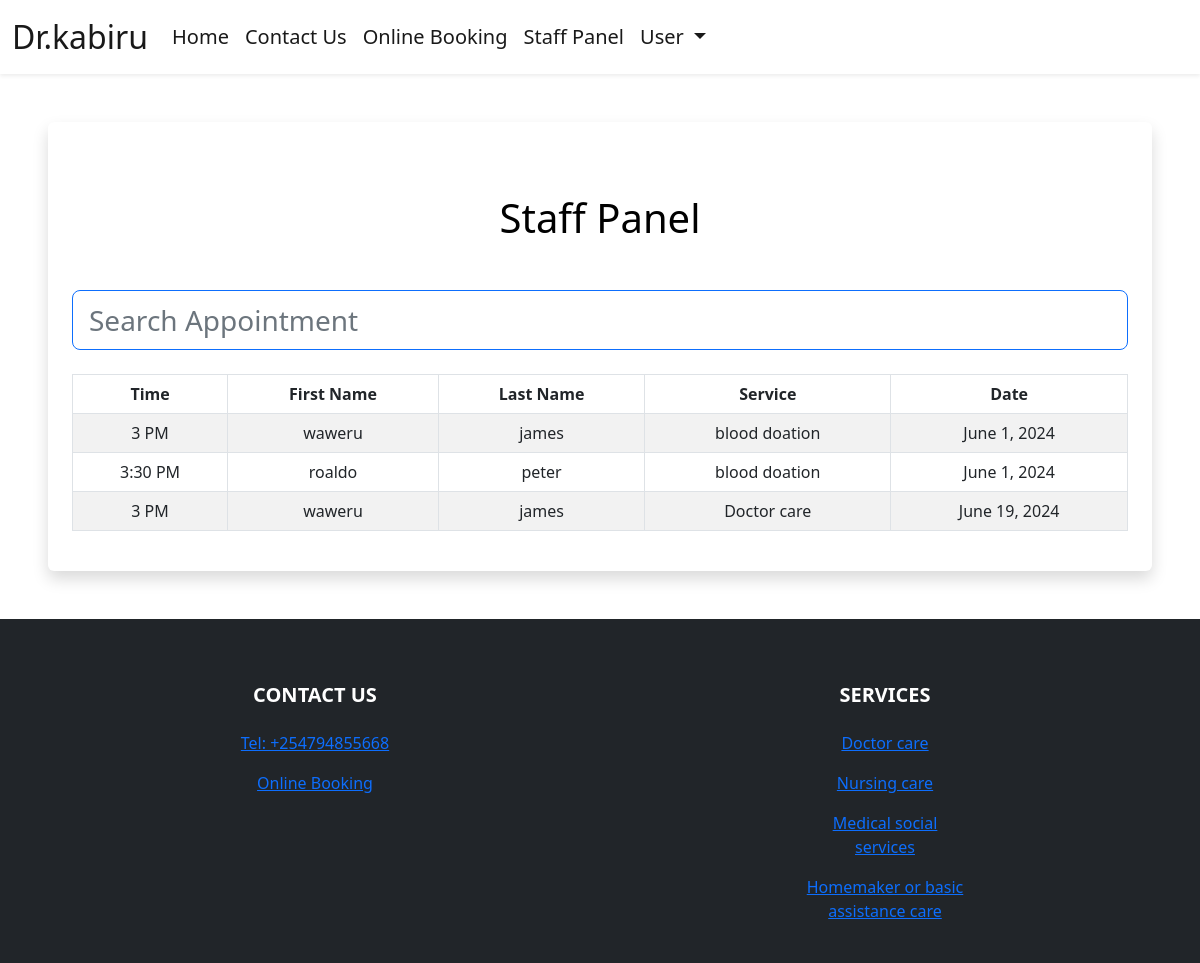
The app's page /staff-panel (signed in) with its own data.
### booking/models.py (models this page shows, shortened)
class Appointment(models.Model):
    user = models.ForeignKey(User, on_delete=models.CASCADE, null=True, blank=True)
    service = models.CharField(max_length=50, choices=SERVICE_CHOICES, default="Doctor care")
    day = models.DateField(default=datetime.now)
    time = models.CharField(max_length=10, choices=TIME_CHOICES, default="3 PM")
    time_ordered = models.DateTimeField(default=datetime.now, blank=True)

### booking/views.py (the view)
# urls.py: path('staff-panel', views.staffPanel, name='staffPanel'),
def staffPanel(request):
    today = datetime.today()
    minDate = today.strftime('%Y-%m-%d')
    deltatime = today + timedelta(days=21)
    strdeltatime = deltatime.strftime('%Y-%m-%d')
    maxDate = strdeltatime
    items = Appointment.objects.filter(day__range=[minDate, maxDate]).order_by('day', 'time')
    return render(request, 'staffPanel.html', {
        'items':items,
    })

### booking/templates/staffPanel.html (shortened to what this page needs)
{% extends 'layout.html' %}
{% load static %}
{% block body %}
{% if user.is_authenticated %}
<div class="shadow p-4 mb-5 bg-body bg-body rounded text-black  m-5 ">
    <h1 class="text-center mt-5 mb-5">Staff Panel</h1>
    <input class="form-control form-control-lg fs-3 border border-primary" id="myInput" type="text" placeholder="Search Appointment">
    <br>
    <div class="table-responsive">
      <table class="table table-bordered table-striped table-hover mx-auto">
          <thead>
            <tr>
              <th class="text-center" scope="col">Time</th>
              <th class="text-center" scope="col">First Name</th>
              <th class="text-center" scope="col">Last Name</th>
              <th class="text-center" scope="col">Service</th>
              <th class="text-center" scope="col">Date</th>
            </tr>
          </thead>
          <tbody id="myTable">
              {% for item in items %}
            <tr>
              <td class="text-center">{{item.time}}</td>
              <td class="text-center">{{item.user.first_name}}</td>
              <td class="text-center">{{item.user.last_name}}</td>
              <td class="text-center">{{item.service}}</td>
              <td class="text-center">{{item.day}}</td>
            </tr>
              {% endfor %}
          </tbody>
        </table>
      </div>
</div>
{% else %}
<div class="shadow p-4 mb-5 bg-body bg-body rounded text-black  m-5">
  <h1 class="p-2  me-3">First Sign in!</h1>
  <a href="{% url 'login' %}" class="btn btn-primary text-white">Sign in</a>
</div>
{% endif %}
{% endblock %}

### booking/templates/layout.html (shortened to what this page needs)
{% load static %}
<!doctype html>
<html lang="en">
  <head>
    <link href="https://cdn.jsdelivr.net/npm/bootstrap@5.2.1/dist/css/bootstrap.min.css" rel="stylesheet">
  </head>
  <body>
    <header>
        <nav class="navbar bg-white navbar-white navbar-expand-lg shadow-sm">
            <div class="container-fluid">
                <a class="navbar-brand  cHover cGreen fs-2" href="{% url 'index' %}">
                    Dr.kabiru
                </a>
                <div class="collapse navbar-collapse" id="navbarSupportedContent">
                    <ul class="navbar-nav mb-2 mb-lg-0  fs-5">
                        <li class="nav-item">
                            <a class="nav-link active cHover" aria-current="page" href="{% url 'index' %}">Home</a>
                        </li>
                        <li class="nav-item">
                            <a class="nav-link active cHover" href="#contact">Contact Us</a>
                        </li>
                        <li class="nav-item">
                            <a class="nav-link active cHover" href="{% url 'booking' %}">Online Booking</a>
                        </li>
                        {% if user.is_authenticated %}
                        <li class="nav-item">
                            <a class="nav-link active cHover" href="{% url 'staffPanel' %}">Staff Panel</a>
                        </li>
                        <li class="nav-item dropdown me-3 fs-5">
                            <a class="nav-link active dropdown-toggle cHover" href="#" role="button" data-bs-toggle="dropdown" aria-expanded="false">
                              User
                            </a>
                        </li>
                        {% else %}
                        <li class="nav-item me-3">
                            <a class="nav-link active cHover" href="{% url 'register' %}">Sign in/Sign Up</a>
                        </li>
                        {% endif %}
                    </ul>
                </div>
            </div>
        </nav>
    </header>
    {% block body %}
    {% endblock %}
    <footer class="bg-dark text-white">
        <div class="container-fluid pt-3">
            <section class="">
                <div class="container text-center text-md-start mt-5">
                  <div class="row mt-3 text-center">
                    <div class="col-md-2 col-lg-2 col-xl-2 mx-auto mb-4">
                        <h5 class="text-uppercase fw-bold mb-4 textGradient" id="contact">
                            Contact Us
                        </h5>
                        <p>
                            <a href="tel: +254793570464" class=""><span class="cBlue">Tel: +254794855668
                            </span></a>
                        </p>
                        <p>
                            <a class="uLine cHover" href="{% url 'booking' %}" >Online Booking</a>
                        </p>
                    </div>
                    <div class="col-md-3 col-lg-2 col-xl-2 mx-auto mb-4">
                        <h5 class="text-uppercase fw-bold mb-4 textGradient">
                            Services
                        </h5>
                        <p>
                            <a href="#!" class="uLine">Doctor care</a>
                        </p>
                        <p>
                            <a href="#!" class="uLine">Nursing care</a>
                        </p>
                        <p>
                            <a href="#!" class="uLine">Medical social services</a>
                        </p>
                        <p>
                            <a href="#!" class="uLine">Homemaker or basic assistance care</a>
                        </p>
                    </div>
                  </div>
                </div>
              </section>
        </div>
    </footer>
  </body>
</html>

### records on screen
Appointment: time "3 PM", user.first_name "waweru", user.last_name "james", service "blood doation", day "June 1, 2024"
Appointment: time "3:30 PM", user.first_name "roaldo", user.last_name "peter", service "blood doation", day "June 1, 2024"
Appointment: time "3 PM", user.first_name "waweru", user.last_name "james", service "Doctor care", day "June 19, 2024"
